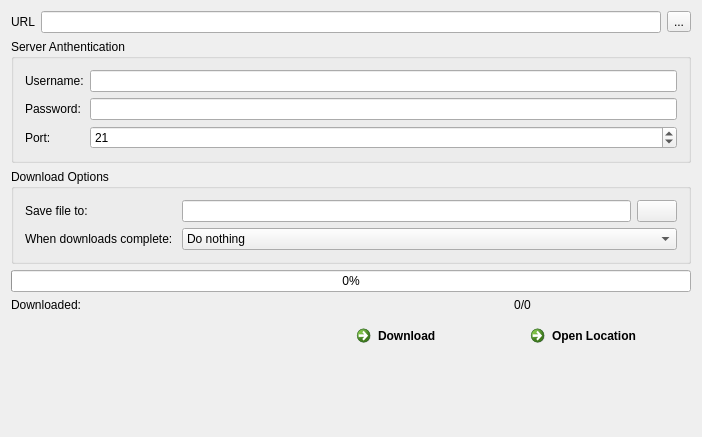
<?xml version="1.0" encoding="UTF-8"?>
<ui version="4.0">
 <class>DownloadManagerWidget</class>
 <widget class="QWidget" name="DownloadManagerWidget">
  <property name="geometry">
   <rect>
    <x>0</x>
    <y>0</y>
    <width>702</width>
    <height>437</height>
   </rect>
  </property>
  <property name="windowTitle">
   <string>DownloadManagerWidget</string>
  </property>
  <layout class="QVBoxLayout" name="verticalLayout">
   <item>
    <layout class="QHBoxLayout" name="horizontalLayout_4">
     <item>
      <layout class="QHBoxLayout" name="horizontalLayout">
       <item>
        <widget class="QLabel" name="labelURL">
         <property name="text">
          <string>URL</string>
         </property>
        </widget>
       </item>
       <item>
        <widget class="QLineEdit" name="lineEditURL"/>
       </item>
      </layout>
     </item>
     <item>
      <widget class="QToolButton" name="buttonAuthenticationServer">
       <property name="text">
        <string>...</string>
       </property>
       <property name="icon">
        <iconset resource="resources.qrc">
         <normaloff>:/ico/KeyChainAccess.ico</normaloff>:/ico/KeyChainAccess.ico</iconset>
       </property>
       <property name="checkable">
        <bool>true</bool>
       </property>
       <property name="toolButtonStyle">
        <enum>Qt::ToolButtonIconOnly</enum>
       </property>
      </widget>
     </item>
    </layout>
   </item>
   <item>
    <widget class="QGroupBox" name="groupBoxAuthenticationServer">
     <property name="title">
      <string>Server Anthentication</string>
     </property>
     <layout class="QFormLayout" name="formLayout">
      <item row="0" column="0">
       <widget class="QLabel" name="label">
        <property name="text">
         <string>Username:</string>
        </property>
       </widget>
      </item>
      <item row="0" column="1">
       <widget class="QLineEdit" name="lineEditUsername"/>
      </item>
      <item row="1" column="0">
       <widget class="QLabel" name="label_4">
        <property name="text">
         <string>Password:</string>
        </property>
       </widget>
      </item>
      <item row="1" column="1">
       <widget class="QLineEdit" name="lineEditPassword">
        <property name="echoMode">
         <enum>QLineEdit::Password</enum>
        </property>
       </widget>
      </item>
      <item row="2" column="0">
       <widget class="QLabel" name="label_5">
        <property name="text">
         <string>Port:</string>
        </property>
       </widget>
      </item>
      <item row="2" column="1">
       <widget class="QSpinBox" name="spinBoxServerPort">
        <property name="minimum">
         <number>0</number>
        </property>
        <property name="maximum">
         <number>65535</number>
        </property>
        <property name="value">
         <number>21</number>
        </property>
       </widget>
      </item>
     </layout>
    </widget>
   </item>
   <item>
    <widget class="QGroupBox" name="groupBox">
     <property name="title">
      <string>Download Options</string>
     </property>
     <layout class="QGridLayout" name="gridLayout">
      <item row="1" column="1" colspan="2">
       <widget class="QComboBox" name="comboBoxOptionsWhenCompleted">
        <item>
         <property name="text">
          <string>Do nothing</string>
         </property>
        </item>
        <item>
         <property name="text">
          <string>Suspend</string>
         </property>
        </item>
        <item>
         <property name="text">
          <string>Make a sound</string>
         </property>
        </item>
        <item>
         <property name="text">
          <string>Turn off Computer</string>
         </property>
        </item>
       </widget>
      </item>
      <item row="0" column="1">
       <widget class="QLineEdit" name="lineEditSaveLocation"/>
      </item>
      <item row="0" column="2">
       <widget class="QPushButton" name="buttonChooseSavedLocation">
        <property name="text">
         <string/>
        </property>
        <property name="icon">
         <iconset resource="resources.qrc">
          <normaloff>:/ico/QuickTime.ico</normaloff>:/ico/QuickTime.ico</iconset>
        </property>
        <property name="iconSize">
         <size>
          <width>16</width>
          <height>16</height>
         </size>
        </property>
       </widget>
      </item>
      <item row="1" column="0">
       <widget class="QLabel" name="label_3">
        <property name="text">
         <string>When downloads complete: </string>
        </property>
       </widget>
      </item>
      <item row="0" column="0">
       <widget class="QLabel" name="label_2">
        <property name="text">
         <string>Save file to:</string>
        </property>
       </widget>
      </item>
     </layout>
    </widget>
   </item>
   <item>
    <widget class="QProgressBar" name="progressBarDowloadedSize">
     <property name="maximum">
      <number>2048</number>
     </property>
     <property name="value">
      <number>0</number>
     </property>
    </widget>
   </item>
   <item>
    <layout class="QHBoxLayout" name="horizontalLayout_3">
     <item>
      <widget class="QLabel" name="label_6">
       <property name="text">
        <string>Downloaded: </string>
       </property>
      </widget>
     </item>
     <item>
      <widget class="QLabel" name="labelDownloadedSize">
       <property name="text">
        <string>0/0</string>
       </property>
       <property name="alignment">
        <set>Qt::AlignCenter</set>
       </property>
      </widget>
     </item>
    </layout>
   </item>
   <item>
    <layout class="QHBoxLayout" name="horizontalLayout_2">
     <item>
      <spacer name="horizontalSpacer">
       <property name="orientation">
        <enum>Qt::Horizontal</enum>
       </property>
       <property name="sizeHint" stdset="0">
        <size>
         <width>468</width>
         <height>20</height>
        </size>
       </property>
      </spacer>
     </item>
     <item>
      <widget class="QCommandLinkButton" name="buttonDownload">
       <property name="text">
        <string>Download</string>
       </property>
      </widget>
     </item>
     <item>
      <widget class="QCommandLinkButton" name="buttonOpenFileLocation">
       <property name="text">
        <string>Open Location</string>
       </property>
      </widget>
     </item>
    </layout>
   </item>
   <item>
    <spacer name="verticalSpacer">
     <property name="orientation">
      <enum>Qt::Vertical</enum>
     </property>
     <property name="sizeHint" stdset="0">
      <size>
       <width>20</width>
       <height>4</height>
      </size>
     </property>
    </spacer>
   </item>
  </layout>
 </widget>
 <layoutdefault spacing="6" margin="11"/>
 <resources>
  <include location="resources.qrc"/>
 </resources>
 <connections>
  <connection>
   <sender>buttonAuthenticationServer</sender>
   <signal>toggled(bool)</signal>
   <receiver>groupBoxAuthenticationServer</receiver>
   <slot>setVisible(bool)</slot>
   <hints>
    <hint type="sourcelabel">
     <x>631</x>
     <y>22</y>
    </hint>
    <hint type="destinationlabel">
     <x>326</x>
     <y>109</y>
    </hint>
   </hints>
  </connection>
 </connections>
</ui>
